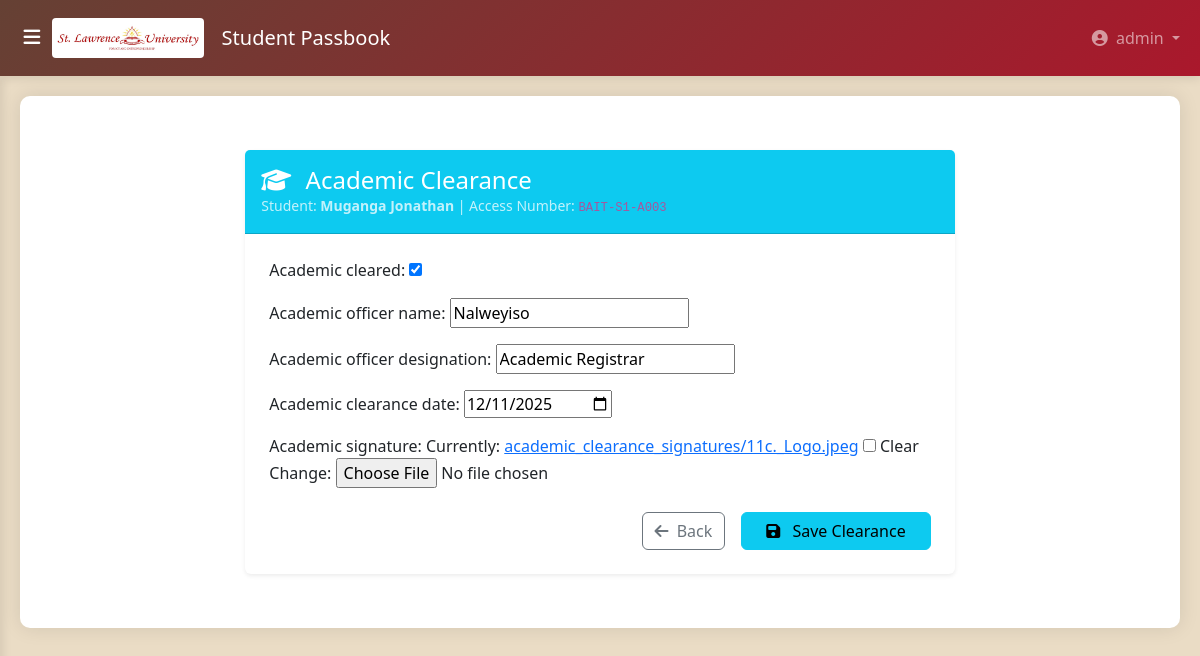
The app's page /passbook/semester-clearance/academic/BAIT-S1-A003/ (signed in) with its own data.
### accounts/models.py (models this page shows, shortened)
class User(AbstractUser):
    USER_TYPE_CHOICES = (
        ('sysadmin', 'System Administrator'),
        ('student', 'Student'),
        ('dean_of_students', 'Dean of Students'),
        ('finance_director', 'Finance Director'),
        ('academic_registrar', 'Academic Registrar'),
        ('head_of_department', 'Head of Department'),
        ('faculty_dean', 'Faculty Dean'),
        ('medical_officer', 'Medical Officer'),
        ('nche_officer', 'NCHE Officer'),
        ('lecturer', 'Lecturer'),  # Keep if needed
    )
    user_type = models.CharField(max_length=20, choices=USER_TYPE_CHOICES)
    phone_number = models.CharField(max_length=15, unique=True, blank=True, null=True)
    @property
    def is_sysadmin(self):
        return self.user_type == 'sysadmin'
    @property
    def is_student(self):
        return self.user_type == 'student'
    @property
    def is_dean_of_students(self):
        return self.user_type == 'dean_of_students'
    @property
    def is_finance_director(self):
        return self.user_type == 'finance_director'
    @property
    def is_academic_registrar(self):
        return self.user_type == 'academic_registrar'
    @property
    def is_head_of_department(self):
        return self.user_type == 'head_of_department'
    @property
    def is_medical_officer(self):
        return self.user_type == 'medical_officer'
    @property
    def is_nche_officer(self):
        return self.user_type == 'nche_officer'
    groups = models.ManyToManyField(
        'auth.Group',
        related_name="accounts_user_groups",
        blank=True,
    )
    user_permissions = models.ManyToManyField(
        'auth.Permission',
        related_name="accounts_user_permissions",
        blank=True,
    )

### pass_book/models.py (models this page shows, shortened)
class Student(models.Model):
    SESSION_CHOICES = [
        ('D', 'Day'),
        ('E', 'Evening'),
        ('W', 'Weekend'),
    ]
    id = models.UUIDField(primary_key=True, default=uuid.uuid4, editable=False)
    student_photo = models.ImageField(
        upload_to='student_photos/',
        blank=True,
        null=True,
        help_text="Upload a clear face photo of the student"
    )
    parent_guardian_photo = models.ImageField(
        upload_to='parent_photos/',
        blank=True,
        null=True,
        help_text="Upload a clear face photo of the parent or guardian"
    )
    name = models.CharField(max_length=200)
    program = models.ForeignKey(
        'Program',
        on_delete=models.PROTECT,
        related_name='students'
    )
    nationality = models.CharField(max_length=100)
    student_contact = models.CharField(max_length=20)
    parent_guardian_name = models.CharField(max_length=200, blank=True, null=True)
    parent_guardian_contact = models.CharField(max_length=20, blank=True, null=True)
    parent_guardian_signature = models.ImageField(upload_to='parent_signatures/', blank=True, null=True)
    signature = models.ImageField(upload_to='signatures/', blank=True, null=True)
    serial_number = models.CharField(max_length=50, blank=True, null=True)
    admission_year = models.PositiveIntegerField(help_text="Year of admission (e.g., 2024)")
    session = models.CharField(max_length=1, choices=SESSION_CHOICES, help_text="Study session")
    expected_graduation_year = models.IntegerField(blank=True, null=True)
    manual_received = models.BooleanField(default=False)
    manual_received_date = models.DateField(blank=True, null=True)
    registration_number = models.CharField(
        max_length=50,
        unique=True,
        help_text="Manual registration number (e.g., 909/24D/U/A001)"
    )
    program_code = models.CharField(max_length=10, blank=True, help_text="Copied from Program.code")
    student_number = models.CharField(max_length=10, blank=True, help_text="Sequential code like AA01")
    static_access_number = models.CharField(
        max_length=15,
        unique=True,
        blank=True,
        help_text="Format: COURSE-XXXX (e.g., BAGC-AA01)"
    )
    created_at = models.DateTimeField(auto_now_add=True)
    updated_at = models.DateTimeField(auto_now=True)
    user = models.OneToOneField(
        settings.AUTH_USER_MODEL,
        on_delete=models.CASCADE,
        related_name='student_profile',
        null=True,
        blank=True,
        help_text="Linked user account for this student"
    )
    class Meta:
        ordering = ['student_number']

class AccessNumber(models.Model):
    access_number = models.CharField(max_length=20, unique=True, primary_key=True)
    student = models.ForeignKey(
        Student,
        on_delete=models.CASCADE,
        related_name='access_numbers'
    )
    academic_year = models.ForeignKey('AcademicYear', on_delete=models.CASCADE)
    semester = models.ForeignKey('Semester', on_delete=models.CASCADE)
    year_of_study = models.IntegerField(validators=[MinValueValidator(1), MaxValueValidator(5)])
    generated_date = models.DateTimeField(auto_now_add=True)
    is_active = models.BooleanField(default=True)
    class Meta:
        unique_together = ['student', 'academic_year', 'semester']
        ordering = ['-generated_date']
    def __str__(self):
        return f"{self.access_number} - {self.student.name}"

class SemesterClearance(models.Model):
    access_number = models.OneToOneField(
        AccessNumber,
        on_delete=models.CASCADE,
        related_name='clearance'
    )
    finance_cleared = models.BooleanField(default=False)
    finance_officer_name = models.CharField(max_length=200, blank=True, null=True)
    finance_officer_designation = models.CharField(max_length=200, blank=True, null=True)
    finance_clearance_date = models.DateField(blank=True, null=True)
    finance_signature = models.ImageField(upload_to='finance_clearance_signatures/', blank=True, null=True)
    academic_cleared = models.BooleanField(default=False)
    academic_officer_name = models.CharField(max_length=200, blank=True, null=True)
    academic_officer_designation = models.CharField(max_length=200, blank=True, null=True)
    academic_clearance_date = models.DateField(blank=True, null=True)
    academic_signature = models.ImageField(upload_to='academic_clearance_signatures/', blank=True, null=True)
    created_at = models.DateTimeField(auto_now_add=True)

### pass_book/views.py (the view)
# urls.py: path('semester-clearance/academic/<str:access_number>/', views.academic_clearance_view, name='academic_clearance'),
@login_required
def academic_clearance_view(request, access_number):
    if not (request.user.is_academic_registrar or request.user.is_sysadmin):
        raise PermissionDenied("Only the Academic Registrar or System Administrator can perform academic clearance.")
    access_num = get_object_or_404(AccessNumber, access_number=access_number)
    try:
        clearance = access_num.clearance
    except SemesterClearance.DoesNotExist:
        clearance = SemesterClearance(access_number=access_num)
    if request.method == 'POST':
        form = AcademicClearanceForm(request.POST, request.FILES, instance=clearance)
        if form.is_valid():
            clearance = form.save(commit=False)
            if not hasattr(clearance, 'access_number'):
                clearance.access_number = access_num
            clearance.save()
            messages.success(request, 'Academic clearance updated successfully!')
            return redirect('pass_book:clearance_detail', access_number=access_number)
    else:
        form = AcademicClearanceForm(instance=clearance)
    context = {
        'form': form,
        'access_number': access_num,
        'student_name': access_num.student.name,
        'back_url': 'pass_book:finance_clearance',
    }
    return render(request, 'student_registration/sem_clearance_academic.html', context)

### pass_book/forms.py
class AcademicClearanceForm(forms.ModelForm):
    class Meta:
        model = SemesterClearance
        fields = [
            'academic_cleared',
            'academic_officer_name',
            'academic_officer_designation',
            'academic_clearance_date',
            'academic_signature'
        ]
        widgets = {
            'academic_clearance_date': forms.DateInput(attrs={'type': 'date'}),
        }

### templates/student_registration/sem_clearance_academic.html (shortened to what this page needs)
{% extends 'student_registration/base.html' %}
{% block content %}
<div class="container-fluid py-4">
    <div class="row justify-content-center">
        <div class="col-lg-8">
            <div class="card shadow-sm border-0">
                <div class="card-header bg-info text-white py-3">
                    <h4 class="mb-0">
                        <i class="fas fa-graduation-cap me-2"></i> Academic Clearance
                    </h4>
                    <p class="mb-0 opacity-75 small">
                        Student: <strong>{{ student_name }}</strong> | Access Number: <code>{{ access_number.access_number }}</code>
                    </p>
                </div>
                <div class="card-body p-4">
                    <form method="post" enctype="multipart/form-data" novalidate>
                        {% for field in form %}
                            <div class="mb-3">
                                {{ field.label_tag }}
                                {{ field }}
                            </div>
                        {% endfor %}
                        <div class="d-grid gap-2 d-md-flex justify-content-md-end mt-4">
                            <a href="{% url back_url access_number.access_number %}" class="btn btn-outline-secondary me-md-2">
                                <i class="fas fa-arrow-left me-1"></i> Back
                            </a>
                            <button type="submit" class="btn btn-info px-4">
                                <i class="fas fa-save me-2"></i> Save Clearance
                            </button>
                        </div>
                    </form>
                </div>
            </div>
        </div>
    </div>
</div>
{% endblock %}

### templates/student_registration/base.html (shortened to what this page needs)
<!DOCTYPE html>
<html lang="en">
<head>
    <link href="https://cdnjs.cloudflare.com/ajax/libs/bootstrap/5.3.0/css/bootstrap.min.css" rel="stylesheet">
    <link href="https://cdnjs.cloudflare.com/ajax/libs/font-awesome/6.5.0/css/all.min.css" rel="stylesheet">
    <link href="https://cdn.jsdelivr.net/npm/bootstrap-icons@1.11.1/font/bootstrap-icons.css" rel="stylesheet">
</head>
<body>
    <nav class="navbar navbar-expand-lg navbar-dark navbar-custom">
        <div class="container-fluid">
            <button id="sidebarToggle" class="d-flex align-items-center justify-content-center">
                <i class="fas fa-bars"></i>
            </button>
           <a class="navbar-brand mx-auto mx-lg-0" href="{% url 'pass_book:dashboard' %}">
                <div class="logo-container">
                    <img alt="SLAU Logo" class="logo">
                    <span class="ms-2">Student Passbook</span>
                </div>
            </a>
            <div class="collapse navbar-collapse" id="navbarNav">
                <ul class="navbar-nav ms-auto">
                    <li class="nav-item dropdown">
                        <a class="nav-link dropdown-toggle" href="#" id="navbarDropdown" role="button" data-bs-toggle="dropdown">
                            <i class="fas fa-user-circle me-1"></i>
                            {{ user.username|default:"User" }}
                        </a>
                    </li>
                </ul>
            </div>
        </div>
    </nav>
    <div class="container-fluid" id="main-content">
        <div class="content-wrapper">
            {% block content %}{% endblock %}
        </div>
    </div>
</body>
</html>

### templates/student_registration/base.html (style rules this page uses)
:root { --primary-color: #654134; --secondary-color: #aa182c; --success-color: #27ae60; --warning-color: #d5ba8c; --danger-color: #be2032; --light-bg: #eadcc5; --white: #ffffff; --sidebar-width: 250px; --navbar-height: 76px; }
body { background-color: var(--light-bg); font-family: 'Segoe UI', Tahoma, Geneva, Verdana, sans-serif; padding-top: var(--navbar-height); overflow-x: hidden; }
.navbar-custom { background: linear-gradient(135deg, var(--primary-color), var(--secondary-color)); box-shadow: 0 2px 10px rgba(0,0,0,0.1); position: fixed; top: 0; left: 0; right: 0; width: 100%; z-index: 1030; height: var(--navbar-height); }
.navbar-brand { display: flex; align-items: center; }
.logo-container { display: flex; align-items: center; }
.logo { height: 40px; width: auto; margin-right: 10px; border-radius: 4px; }
#main-content { margin-left: 0; transition: margin-left 0.3s ease; width: 100%; min-height: calc(100vh - var(--navbar-height)); padding: 0; overflow-x: hidden; }
.content-wrapper { background-color: var(--white); border-radius: 10px; box-shadow: 0 0 20px rgba(0,0,0,0.1); padding: 30px; margin: 20px; max-width: 100%; box-sizing: border-box; }
#sidebarToggle { color: var(--white); border: none; font-size: 1.2rem; background: transparent; cursor: pointer; transition: all 0.3s ease; width: 40px; height: 40px; border-radius: 50%; display: flex; align-items: center; justify-content: center; }
@media (min-width: 1200px) { .content-wrapper { max-width: calc(100vw - 40px); } }
* { box-sizing: border-box; }
html, body { max-width: 100%; overflow-x: hidden; }

### records on screen
User: username "admin"
Student: name "Muganga Jonathan"
AccessNumber: access_number "BAIT-S1-A003"
SemesterClearance: form "☑" "Nalweyiso" "Academic Registrar" "12/11/2025"

### other values on screen
{{ field.label_tag }} "Academic cleared:" "Academic officer name:" "Academic officer designation:" "Academic clearance date:" "Academic signature:"
